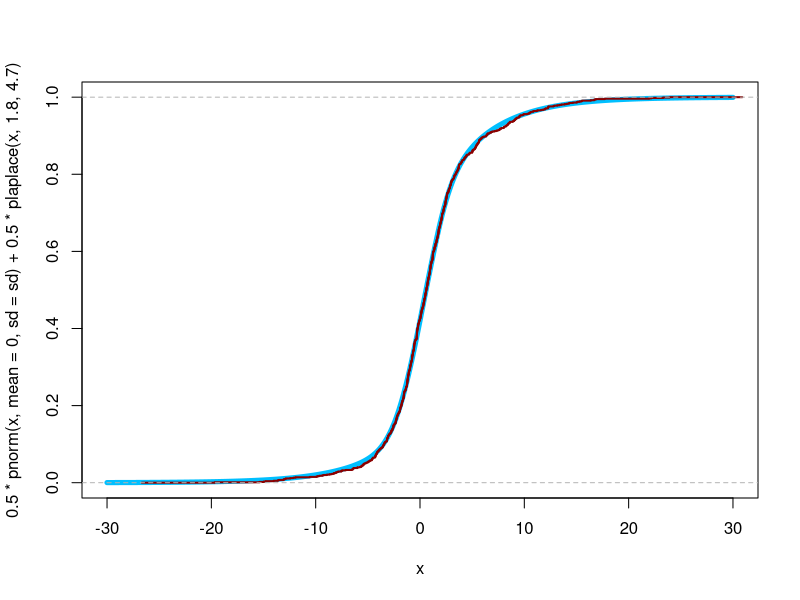
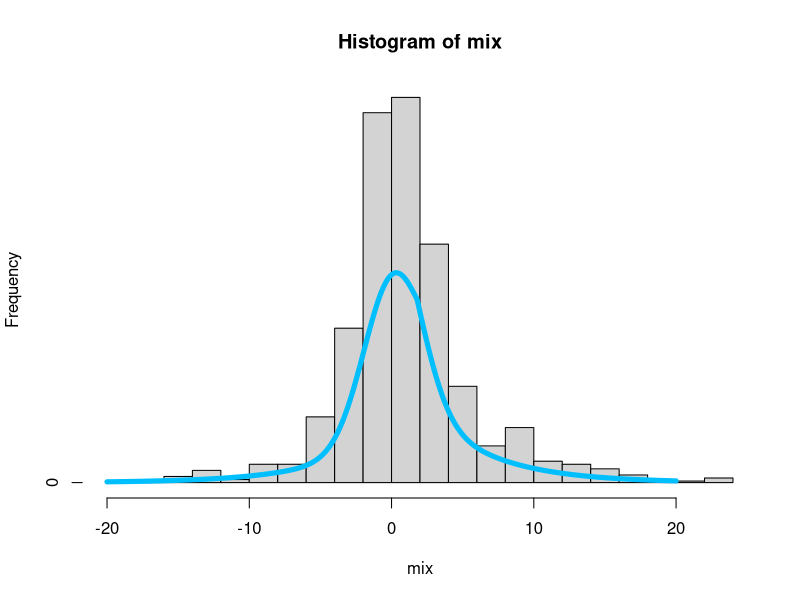
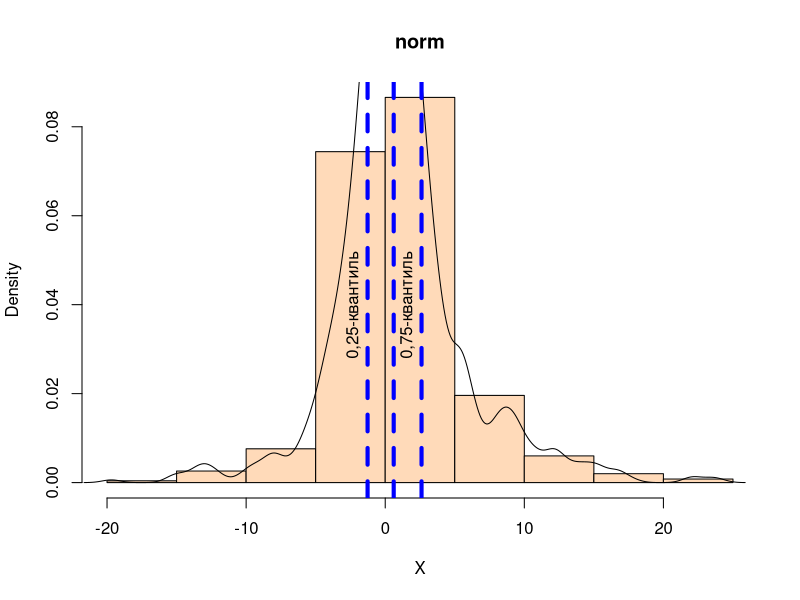

Reproduce these figures in R, in order.
## ---- chunk 1
library(rmutil)

## ---- chunk 2

N = 1000
p = 0.5
laplas_a = 1.8
u = 4.7
normal_a = 0
sd = 2
## ---- chunk 3
U = runif(N)
L_1 = u*log(2*U[U <= 1/2]) + laplas_a
L_2 = -u*log(2 - 2*U[U > 1/2]) + laplas_a
L = c(L_1, L_2)
## ---- chunk 4
N_sample = rnorm(N,normal_a,sd)
random_vector = sample(0:1,N,TRUE)
mix = L*random_vector + N_sample*abs(random_vector -1)
## ---- chunk 5
x = seq(-30,30,0.1)
plot(x, 0.5*pnorm(x, mean = 0, sd = sd) + 0.5*plaplace(x, 1.8, 4.7), type="l", col="Deep Sky Blue", lwd=5)
lines(ecdf(mix), col="Dark red", lwd=2)
## ---- chunk 6
x = seq(-20,20,0.1)

h = hist(mix, breaks = round(1.72*(N ** (1/3))), plot=FALSE)
h$counts=h$counts/sum(h$counts)
plot(h)
lines(x, 0.5*dnorm(x,mean=0, sd = sd ) + 0.5*dlaplace(x, 1.8, 4.7), type="l", col="Deep Sky Blue", lwd=5)
## ---- chunk 7
mean_mix = mean(mix) 
var_mix = var(mix)
cat("error_mean_mix = ",abs(mean_mix - 0.9), "\n")
cat("error_var_mix = ",abs(var_mix - 24.9))
## ---- chunk 8
cat("Истинное мат. ожидание = 0.9 \nИстинная дисперсия = 24.9\n\n")
alpha = 0.01
for (alpha in c(0.1, 0.05, 0.0025)) {
  

half_mean = qnorm(1 - alpha/2)*(sd(mix))/sqrt(N)
mean_interval = c(mean_mix - half_mean, mean_mix + half_mean)

moment_2 = sum((mix - mean_mix) ** 2) / N
moment_4 = sum((mix - mean_mix) ** 4) / N

half_var = qnorm(1 - alpha/2) * (((moment_4 - moment_2 ** 2)/N) ** (0.5))
var_interval = c(var_mix - half_var, var_mix + half_var)


cat(mean_interval, " - доверительный интервал для м.о с уровнем значимости ", alpha, "\n")
cat(var_interval, " - доверительный интервал для дисперсии с уровнем значимости ", alpha, "\n\n")
}

## ---- chunk 9
moment_3 = sum((mix - mean_mix) ** 3) / N
B = moment_3/((var_mix) ** (3/2))
E = moment_4/(var_mix ** 2)
cat(B, "\n", E)
## ---- chunk 10
get_analysis <- function(X, name,x_text,y_text) {
  quant = quantile(X,  probs = c(0.25, 0.5, 0.75))
  hist(X, prob = TRUE, col="peachpuff", border="black", main = name)
  lines(density(X))
  abline(v = quant, col="blue", lwd=c(4),  lty=c(2,2,2))
  text(x = (quant + x_text), y = y_text, label = c("0,25-квантиль","","0,75-квантиль"), srt = 90)
  return(summary(X))
}

get_analysis(mix, "norm", -1, 0.04 )
